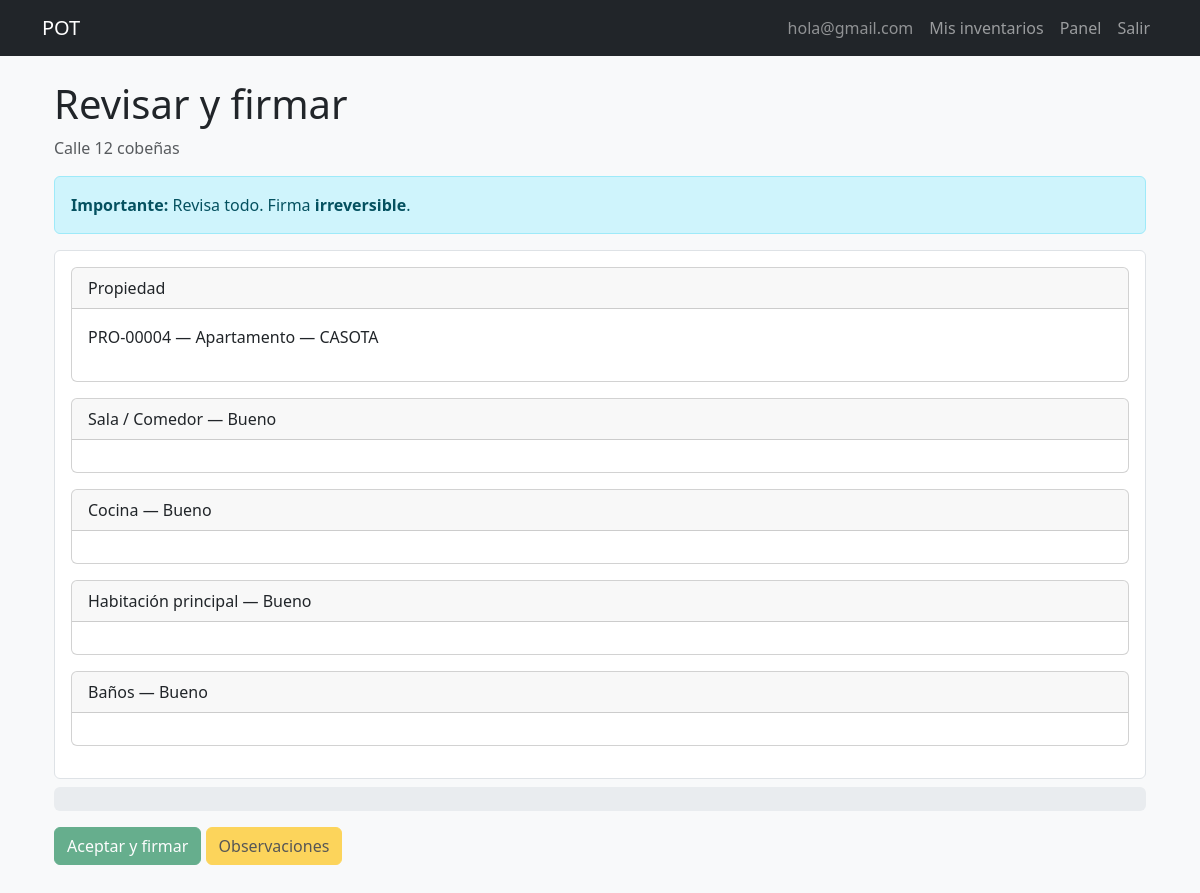
/inventories/4/sign/ (signed in), run on the app's committed database.
### pot/models.py (models this page shows, shortened)
class CustomUser(AbstractUser):
    class Role(models.TextChoices):
        ADMIN = 'ADMIN', 'Administrador'
        ASSISTANT = 'ASSISTANT', 'Asistente Administrativo'
        TENANT = 'TENANT', 'Arrendatario'
        TECHNICIAN = 'TECHNICIAN', 'Técnico'
    class DocumentType(models.TextChoices):
        CC = 'CC', 'Cédula de ciudadanía'
        CE = 'CE', 'Cédula de extranjería'
        PASSPORT = 'PASSPORT', 'Pasaporte'
        NIT = 'NIT', 'NIT'
    username = models.CharField(max_length=150, unique=True, blank=True)
    email = models.EmailField(unique=True)
    phone = models.CharField(max_length=20, default='')
    public_code = models.CharField(max_length=20, unique=True, blank=True, null=True)
    document_type = models.CharField(
        max_length=20,
        choices=DocumentType.choices,
        blank=True,
        default='',
    )
    document_number = models.CharField(max_length=30, unique=True, blank=True, null=True)
    avatar = models.ImageField(upload_to='avatars/%Y/%m/', blank=True, null=True, max_length=255)
    role = models.CharField(max_length=20, choices=Role.choices, default=Role.TENANT)
    password_changed = models.BooleanField(default=False)
    password_reset_token = models.CharField(max_length=255, null=True, blank=True)
    password_reset_expires = models.DateTimeField(null=True, blank=True)
    login_attempts = models.PositiveIntegerField(default=0)
    login_locked_until = models.DateTimeField(null=True, blank=True)
    created_at = models.DateTimeField(auto_now_add=True)
    updated_at = models.DateTimeField(auto_now=True)
    USERNAME_FIELD = 'email'
    REQUIRED_FIELDS = []
    objects = CustomUserManager()
    class Meta:
        ordering = ['-created_at']
    def is_staff_operative(self):
        return self.role in (self.Role.ADMIN, self.Role.ASSISTANT)

class Inventory(models.Model):
    class Type(models.TextChoices):
        INITIAL = 'INITIAL', 'Inicial'
        FINAL = 'FINAL', 'Final'
    class Status(models.TextChoices):
        IN_PROGRESS = 'IN_PROGRESS', 'En registro'
        PENDING_SIGNATURE = 'PENDING_SIGNATURE', 'Pendiente de firma'
        PENDING_APPROVAL = 'PENDING_APPROVAL', 'Pendiente de aprobación'
        OBSERVATIONS_PENDING = 'OBSERVATIONS_PENDING', 'Observaciones pendientes'
        ACCEPTED = 'ACCEPTED', 'Aceptado'
        CLOSED = 'CLOSED', 'Cerrado'
    property = models.ForeignKey(Property, on_delete=models.CASCADE, related_name='inventories')
    tenant = models.ForeignKey(
        CustomUser,
        on_delete=models.CASCADE,
        related_name='inventories_as_tenant',
        limit_choices_to={'role': CustomUser.Role.TENANT},
    )
    inventory_type = models.CharField(max_length=10, choices=Type.choices)
    status = models.CharField(max_length=30, choices=Status.choices, default=Status.IN_PROGRESS)
    delivery_date = models.DateField()
    observations = models.TextField(blank=True, null=True)
    signed_at = models.DateTimeField(null=True, blank=True)
    signed_by = models.ForeignKey(
        CustomUser,
        on_delete=models.SET_NULL,
        null=True,
        blank=True,
        related_name='inventories_signed',
    )
    signature_token = models.CharField(max_length=255, blank=True, null=True)
    created_at = models.DateTimeField(auto_now_add=True)
    created_by = models.ForeignKey(
        CustomUser,
        on_delete=models.SET_NULL,
        null=True,
        blank=True,
        related_name='inventories_created',
    )
    updated_at = models.DateTimeField(auto_now=True)
    class Meta:
        ordering = ['-created_at']
        unique_together = ('property', 'tenant', 'inventory_type')

class Property(models.Model):
    class Type(models.TextChoices):
        APARTMENT = 'APARTMENT', 'Apartamento'
        HOUSE = 'HOUSE', 'Casa'
        LOCAL = 'LOCAL', 'Local comercial'
        WAREHOUSE = 'WAREHOUSE', 'Bodega'
    class Status(models.TextChoices):
        AVAILABLE = 'AVAILABLE', 'Disponible'
        RENTED = 'RENTED', 'Arrendado'
        MAINTENANCE = 'MAINTENANCE', 'En mantenimiento'
    code = models.CharField(max_length=20, unique=True)
    address = models.CharField(max_length=255, unique=True)
    city = models.CharField(max_length=100, blank=True, default='')
    building_name = models.CharField(max_length=150, blank=True, default='')
    unit_label = models.CharField(max_length=50, blank=True, default='')
    cover_image = models.ImageField(upload_to='properties/covers/%Y/%m/', blank=True, null=True, max_length=255)
    type = models.CharField(max_length=20, choices=Type.choices)
    owner_name = models.CharField(max_length=150)
    status = models.CharField(max_length=20, choices=Status.choices, default=Status.AVAILABLE)
    price = models.DecimalField(max_digits=12, decimal_places=2, default=0)
    rooms = models.IntegerField(null=True, blank=True)
    bathrooms = models.IntegerField(null=True, blank=True)
    living_rooms = models.IntegerField(null=True, blank=True)
    kitchens = models.IntegerField(null=True, blank=True)
    garages = models.IntegerField(null=True, blank=True)
    is_commercial = models.BooleanField(default=False)
    in_complex = models.BooleanField(default=False)
    admin_included = models.BooleanField(default=False)
    admin_value = models.DecimalField(max_digits=12, decimal_places=2, null=True, blank=True)
    google_maps_link = models.CharField(max_length=1000, null=True, blank=True)
    description = models.TextField(blank=True, null=True)
    observations = models.TextField(blank=True, null=True)
    created_at = models.DateTimeField(auto_now_add=True)
    updated_at = models.DateTimeField(auto_now=True)
    created_by = models.ForeignKey(
        CustomUser,
        on_delete=models.SET_NULL,
        null=True,
        blank=True,
        related_name='properties_created',
    )
    class Meta:
        ordering = ['-created_at']
        verbose_name_plural = 'properties'

class InventorySpace(models.Model):
    class Condition(models.TextChoices):
        GOOD = 'GOOD', 'Bueno'
        REGULAR = 'REGULAR', 'Regular'
        BAD = 'BAD', 'Malo'
    inventory = models.ForeignKey(Inventory, on_delete=models.CASCADE, related_name='spaces')
    space_name = models.CharField(max_length=100)
    condition = models.CharField(max_length=20, choices=Condition.choices)
    observations = models.TextField(blank=True, null=True)
    order = models.IntegerField(default=0)
    created_at = models.DateTimeField(auto_now_add=True)
    updated_at = models.DateTimeField(auto_now=True)
    class Meta:
        ordering = ['order', 'space_name']

### pot/views.py (the view)
# urls.py: path('inventories/<int:inventory_id>/sign/', views.InventorySigningPageView.as_view(), name='inventory_sign'),
class InventorySigningPageView(LoginRequiredMixin, UserPassesTestMixin, View):
    def test_func(self):
        return self.request.user.role == CustomUser.Role.TENANT
    def get(self, request, inventory_id):
        inv = get_object_or_404(Inventory.objects.prefetch_related('spaces__photos'), pk=inventory_id)
        if inv.tenant_id != request.user.pk:
            messages.error(request, 'No es tu inventario.')
            return redirect('pot:my_inventories')
        if inv.status != Inventory.Status.PENDING_SIGNATURE:
            messages.info(request, 'Inventario no está pendiente de firma.')
            return redirect('pot:my_inventories')
        return render(request, 'inventory/inventory_sign_page.html', {'inventory': inv})

### templates/inventory/inventory_sign_page.html (shortened to what this page needs)
{% extends 'base.html' %}
{% block content %}
<div class="container mt-3">
<h1>Revisar y firmar</h1>
<p class="text-muted">{{ inventory.property.address }}</p>
<div class="alert alert-info"><strong>Importante:</strong> Revisa todo. Firma <strong>irreversible</strong>.</div>
<div id="inventory-content" class="inventory-scrollable">
    <div class="card mb-3"><div class="card-header">Propiedad</div><div class="card-body">
        <p>{{ inventory.property.code }} — {{ inventory.property.get_type_display }} — {{ inventory.property.owner_name }}</p>
    </div></div>
    {% for space in inventory.spaces.all %}
    <div class="card mb-3"><div class="card-header">{{ space.space_name }} — {{ space.get_condition_display }}</div><div class="card-body">
    </div></div>
    {% endfor %}
</div>
<div class="progress mt-2" style="height:24px;"><div id="scroll-progress" class="progress-bar" style="width:0%">0%</div></div>
<div class="mt-3">
<button type="button" class="btn btn-success" id="sign-button" disabled data-bs-toggle="modal" data-bs-target="#signModal">Aceptar y firmar</button>
<button type="button" class="btn btn-warning" id="obs-button" disabled data-bs-toggle="modal" data-bs-target="#obsModal">Observaciones</button>
</div>
</div>
{% endblock %}

### templates/base.html (shortened to what this page needs)
{% load static %}
<!DOCTYPE html>
<html lang="es">
<head>
    <link href="https://cdn.jsdelivr.net/npm/bootstrap@5.3.3/dist/css/bootstrap.min.css" rel="stylesheet">
    <link rel="stylesheet" href="{% static 'css/style.css' %}">
</head>
<body class="bg-light">
<nav class="navbar navbar-expand-lg navbar-dark bg-dark mb-4">
    <div class="container">
        <a class="navbar-brand" href="{% if not user.is_authenticated %}{% url 'pot:login' %}{% elif user.role == 'TENANT' %}{% url 'pot:dashboard_tenant' %}{% else %}{% url 'pot:dashboard_staff' %}{% endif %}">POT</a>
        <div class="navbar-nav ms-auto">
            {% if user.is_authenticated %}
                <span class="nav-link text-white-50">{{ user.email }}</span>
                {% if user.role == 'TENANT' %}
                    <a class="nav-link" href="{% url 'pot:my_inventories' %}">Mis inventarios</a>
                    <a class="nav-link" href="{% url 'pot:dashboard_tenant' %}">Panel</a>
                {% endif %}
                <a class="nav-link" href="{% url 'pot:logout' %}">Salir</a>
            {% else %}
                <a class="nav-link" href="{% url 'pot:login' %}">Entrar</a>
            {% endif %}
        </div>
    </div>
</nav>
<main class="container pb-5">
    {% block content %}{% endblock %}
</main>
</body>
</html>

### static/css/style.css (style rules this page uses)
.inventory-scrollable { max-height: 70vh; overflow-y: auto; border: 1px solid #dee2e6; border-radius: 0.375rem; padding: 1rem; background: #fff; }

### data on the page
CustomUser: email "hola@gmail.com"
Inventory: property.address "Calle 12 cobeñas", property.code "PRO-00004", property.type "Apartamento", property.owner_name "CASOTA"
InventorySpace: space_name "Sala / Comedor", condition "Bueno"
InventorySpace: space_name "Cocina", condition "Bueno"
InventorySpace: space_name "Habitación principal", condition "Bueno"
InventorySpace: space_name "Baños", condition "Bueno"
